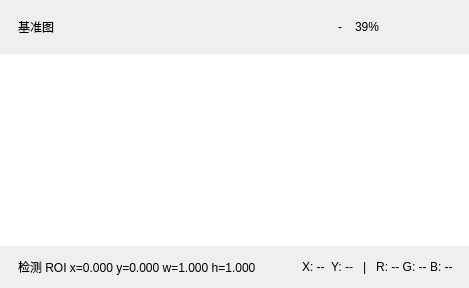
       <widget class="QFrame" name="setupViewerFrame">
        <property name="frameShape">
         <enum>QFrame::NoFrame</enum>
        </property>
        <layout class="QVBoxLayout" name="verticalLayout_viewer">
         <property name="spacing">
          <number>0</number>
         </property>
         <property name="leftMargin">
          <number>0</number>
         </property>
         <property name="topMargin">
          <number>0</number>
         </property>
         <property name="rightMargin">
          <number>0</number>
         </property>
         <property name="bottomMargin">
          <number>0</number>
         </property>
         <item>
          <widget class="QFrame" name="viewerHeader">
           <property name="minimumSize">
            <size>
             <width>0</width>
             <height>54</height>
            </size>
           </property>
           <property name="maximumSize">
            <size>
             <width>16777215</width>
             <height>54</height>
            </size>
           </property>
           <property name="frameShape">
            <enum>QFrame::NoFrame</enum>
           </property>
           <layout class="QHBoxLayout" name="horizontalLayout_viewerHeader">
            <property name="leftMargin">
             <number>18</number>
            </property>
            <property name="rightMargin">
             <number>14</number>
            </property>
            <item>
             <widget class="QLabel" name="viewerTitleLabel">
              <property name="text">
               <string>基准图</string>
              </property>
             </widget>
            </item>
            <item>
             <spacer name="horizontalSpacer_viewerHeader">
              <property name="orientation">
               <enum>Qt::Horizontal</enum>
              </property>
              <property name="sizeHint" stdset="0">
               <size>
                <width>40</width>
                <height>20</height>
               </size>
              </property>
             </spacer>
            </item>
            <item>
             <widget class="QToolButton" name="viewerGridButton">
              <property name="icon">
               <iconset resource="../resources/resources.qrc">
                <normaloff>:/icons/grid.svg</normaloff>:/icons/grid.svg</iconset>
              </property>
              <property name="iconSize">
               <size>
                <width>24</width>
                <height>24</height>
               </size>
              </property>
              <property name="autoRaise">
               <bool>true</bool>
              </property>
             </widget>
            </item>
            <item>
             <widget class="QToolButton" name="viewerZoomSearchButton">
              <property name="icon">
               <iconset resource="../resources/resources.qrc">
                <normaloff>:/icons/zoom.svg</normaloff>:/icons/zoom.svg</iconset>
              </property>
              <property name="iconSize">
               <size>
                <width>24</width>
                <height>24</height>
               </size>
              </property>
              <property name="autoRaise">
               <bool>true</bool>
              </property>
             </widget>
            </item>
            <item>
             <widget class="QToolButton" name="viewerZoomOutButton">
              <property name="text">
               <string>-</string>
              </property>
              <property name="autoRaise">
               <bool>true</bool>
              </property>
             </widget>
            </item>
            <item>
             <widget class="QLabel" name="viewerZoomLabel">
              <property name="text">
               <string>39%</string>
              </property>
             </widget>
            </item>
            <item>
             <widget class="QToolButton" name="viewerZoomInButton">
              <property name="icon">
               <iconset resource="../resources/resources.qrc">
                <normaloff>:/icons/fit.svg</normaloff>:/icons/fit.svg</iconset>
              </property>
              <property name="iconSize">
               <size>
                <width>24</width>
                <height>24</height>
               </size>
              </property>
              <property name="autoRaise">
               <bool>true</bool>
              </property>
             </widget>
            </item>
            <item>
             <widget class="QToolButton" name="viewerFullButton">
              <property name="icon">
               <iconset resource="../resources/resources.qrc">
                <normaloff>:/icons/fullscreen.svg</normaloff>:/icons/fullscreen.svg</iconset>
              </property>
              <property name="iconSize">
               <size>
                <width>24</width>
                <height>24</height>
               </size>
              </property>
              <property name="autoRaise">
               <bool>true</bool>
              </property>
             </widget>
            </item>
           </layout>
          </widget>
         </item>
         <item>
          <widget class="QGraphicsView" name="previewGraphicsView">
           <property name="frameShape">
            <enum>QFrame::NoFrame</enum>
           </property>
           <property name="verticalScrollBarPolicy">
            <enum>Qt::ScrollBarAlwaysOff</enum>
           </property>
           <property name="horizontalScrollBarPolicy">
            <enum>Qt::ScrollBarAlwaysOff</enum>
           </property>
           <property name="renderHints">
            <set>QPainter::Antialiasing|QPainter::SmoothPixmapTransform</set>
           </property>
          </widget>
         </item>
         <item>
          <widget class="QFrame" name="viewerStatusBar">
           <property name="minimumSize">
            <size>
             <width>0</width>
             <height>42</height>
            </size>
           </property>
           <property name="maximumSize">
            <size>
             <width>16777215</width>
             <height>42</height>
            </size>
           </property>
           <property name="frameShape">
            <enum>QFrame::NoFrame</enum>
           </property>
           <layout class="QHBoxLayout" name="horizontalLayout_viewerStatus">
            <property name="leftMargin">
             <number>18</number>
            </property>
            <property name="rightMargin">
             <number>16</number>
            </property>
            <item>
             <widget class="QLabel" name="viewerStatusLabel">
              <property name="text">
               <string>检测 ROI x=0.000 y=0.000 w=1.000 h=1.000</string>
              </property>
             </widget>
            </item>
            <item>
             <spacer name="horizontalSpacer_viewerStatus">
              <property name="orientation">
               <enum>Qt::Horizontal</enum>
              </property>
              <property name="sizeHint" stdset="0">
               <size>
                <width>40</width>
                <height>20</height>
               </size>
              </property>
             </spacer>
            </item>
            <item>
             <widget class="QLabel" name="viewerCursorLabel">
              <property name="text">
               <string>X: --  Y: --   |   R: -- G: -- B: --</string>
              </property>
             </widget>
            </item>
           </layout>
          </widget>
         </item>
        </layout>
       </widget>
